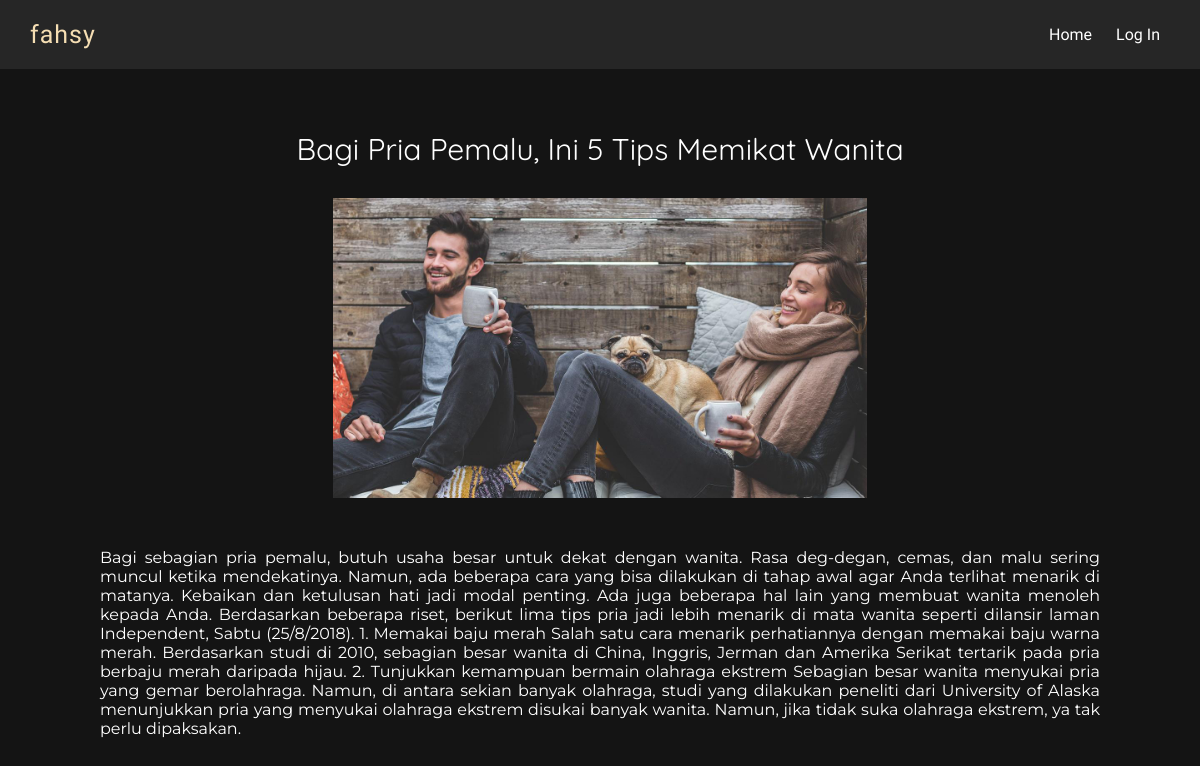
Page /detail.php?id=10 on the committed database.
### tables this page shows
CREATE TABLE `post` (
  `id` int(11) NOT NULL,
  `title` varchar(100) NOT NULL,
  `date` varchar(50) NOT NULL,
  `content` text NOT NULL,
  `imageurl` varchar(150) NOT NULL,
  `id_author` int(11) NOT NULL,
  `status` int(1) NOT NULL
);

### detail.php (the view, shortened to what this page needs)
<?php
    require('db/dbconfig.php');
    $log = 'Log In';
    $post_id = $_GET['id'];
    $data = mysqli_query($mysqli,"select * from post where id='$post_id'");
    $res = mysqli_fetch_assoc($data);
?>
<html lang="en">
<head>
    <link rel="stylesheet" href="style/nav.css">
    <link rel="stylesheet" href="style/detail.css">
</head>
<body>
    <nav>
        <div class="nav__logo">
            <p>fahsy</p>
        </div>
        <div class="nav__link">
            <a href="index.php">Home</a>
            <a href="login.php"><?= $log ?></a>
        </div>
    </nav>
    <div class="content">
        <div class="content__title">
            <p class="content__title--modifier"><?= $res['title'] ?></p>
        </div>
        <div class="content__image">
            <img src="<?= $res['imageurl'] ?>" alt="" class="image">
        </div>
        <div class="content__content">
            <p class="content__content--modifier"><?= $res['content'] ?></p>
        </div>
    </div>
</body>
</html>

### style/nav.css (style rules this page uses)
* { padding: 0; margin: 0; box-sizing: border-box; }
nav { width: 100%; height: auto; background-color: #262626; display: flex; justify-content: space-between; padding: 20px 30px; align-items: center; position: fixed; }
.nav__logo { color: wheat; font-family: 'Comic Neue', cursive; font-size: 25px; letter-spacing: 1px; }
.nav__link { cursor: default; }
a { margin: 0px 10px; font-family: 'Comic Neue', cursive; color: white; text-decoration: none; }

### style/detail.css (style rules this page uses)
* { margin: 0; padding: 0; box-sizing: border-box; }
body { background-color: #141414; }
.content { max-width: 1000px; padding: 100px 0px 0px 0px; margin: 0 auto; }
.content__title { width: 100%; text-align: center; padding: 30px 0px; }
.content__title--modifier { font-family: 'Quicksand', sans-serif; color: white; font-size: 30px; }
.content__image { max-width: min-content; height: min-content; margin: 0 auto; }
.image { height: 300px; }
.content__content { width: 100%; text-align: justify; }
.content__content--modifier { font-family: 'Montserrat', sans-serif; color: white; padding: 50px 0px; }

### rows in the picture
post: title "Bagi Pria Pemalu, Ini 5 Tips Memikat Wanita", imageurl (picture), content "Bagi sebagian pria pemalu, butuh usaha besar untuk dekat dengan wanita. Rasa deg-degan, cemas, dan malu sering muncul ketika mendekatinya. Namun, ada beberapa cara yang bisa dilakukan di tahap awal agar Anda terlihat menarik di matanya. Kebaikan dan ketulusan hati jadi modal penting. Ada juga beberapa hal lain yang membuat wanita menoleh kepada Anda. Berdasarkan beberapa riset, berikut lima tips pria jadi lebih menarik di mata wanita seperti dilansir laman Independent, Sabtu (25/8/2018). 1. Memakai baju merah Salah satu cara menarik perhatiannya dengan memakai baju warna merah. Berdasarkan studi di 2010, sebagian besar wanita di China, Inggris, Jerman dan Amerika Serikat tertarik pada pria…"

### other values in the picture
$log "Log In"
